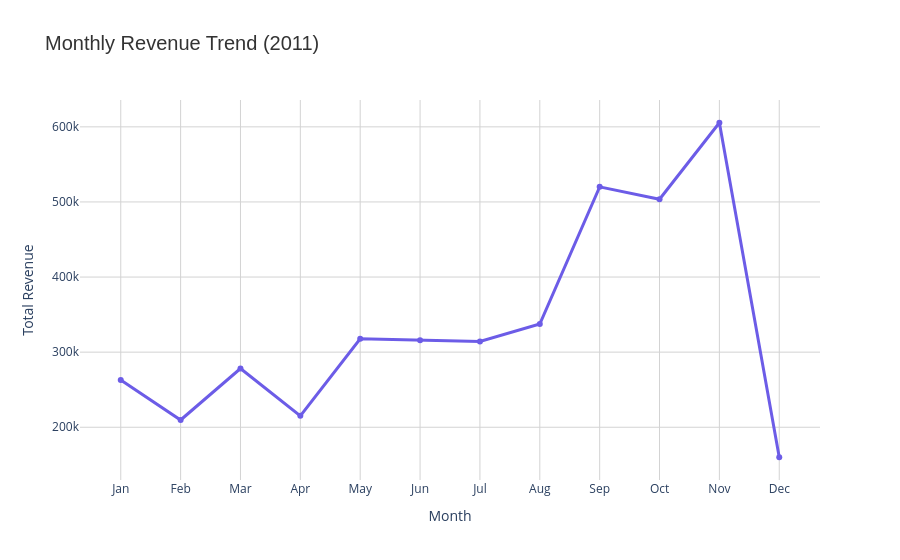

This figure's notebook cell:
### Markdown cell above
# Monthly Revenue Trend (2011)-(Time-Series Revenue)

### Code cell
# Load
df = pd.read_csv("../data/gold/monthly_revenue.csv")

# Remove Dec 2010 if present
df = df[df["Year"] == 2011]

# ---------------------------------------------------------
# FIX: Re-aggregate to ONE ROW per month
# ---------------------------------------------------------
df_month = (
    df.groupby(["Year", "Month"], as_index=False)["TotalPrice"]
      .sum()
)

# Create proper datetime column
df_month["Date"] = pd.to_datetime(
    df_month["Year"].astype(str) + "-" +
    df_month["Month"].astype(str) + "-01"
)

# Sort
df_month = df_month.sort_values("Date").reset_index(drop=True)

# Extract month names for x-axis
df_month["MonthName"] = df_month["Date"].dt.strftime("%b")

# ---------------------------------------------------------
# Plot clean monthly trend
# ---------------------------------------------------------
fig = px.line(
    df_month,
    x="MonthName",
    y="TotalPrice",
    markers=True,
    title="Monthly Revenue Trend (2011)",
    labels={"TotalPrice": "Total Revenue", "MonthName": "Month"},
)

fig.update_traces(line=dict(color="#6C5CE7", width=3))

fig.update_layout(
    hovermode="x unified",
    title_font=dict(size=20, family="Arial", color="#333"),
    plot_bgcolor="white",
    xaxis=dict(showgrid=True, gridcolor="lightgray"),
    yaxis=dict(showgrid=True, gridcolor="lightgray")
)

fig.show()

### Figure 1 — Plotly figure (JSON) as saved in the notebook; plotly's stock layout.template omitted (floating-point values rounded to 4 significant figures)
{"data": [{"hovertemplate": "Month=%{x}<br>Total Revenue=%{y}<extra></extra>", "legendgroup": "", "line": {"color": "#6C5CE7", "dash": "solid", "width": 3}, "marker": {"symbol": "circle"}, "mode": "lines+markers", "name": "", "orientation": "v", "showlegend": false, "type": "scatter", "x": ["Jan", "Feb", "Mar", "Apr", "May", "Jun", "Jul", "Aug", "Sep", "Oct", "Nov", "Dec"], "xaxis": "x", "y": [263000.0, 209600.0, 278200.0, 215200.0, 317700.0, 315900.0, 314200.0, 337400.0, 520100.0, 503600.0, 605500.0, 160000.0], "yaxis": "y"}], "layout": {"hovermode": "x unified", "legend": {"tracegroupgap": 0}, "plot_bgcolor": "white", "title": {"font": {"color": "#333", "family": "Arial", "size": 20}, "text": "Monthly Revenue Trend (2011)"}, "xaxis": {"anchor": "y", "domain": [0, 1], "gridcolor": "lightgray", "showgrid": true, "title": {"text": "Month"}}, "yaxis": {"anchor": "x", "domain": [0, 1], "gridcolor": "lightgray", "showgrid": true, "title": {"text": "Total Revenue"}}}}
